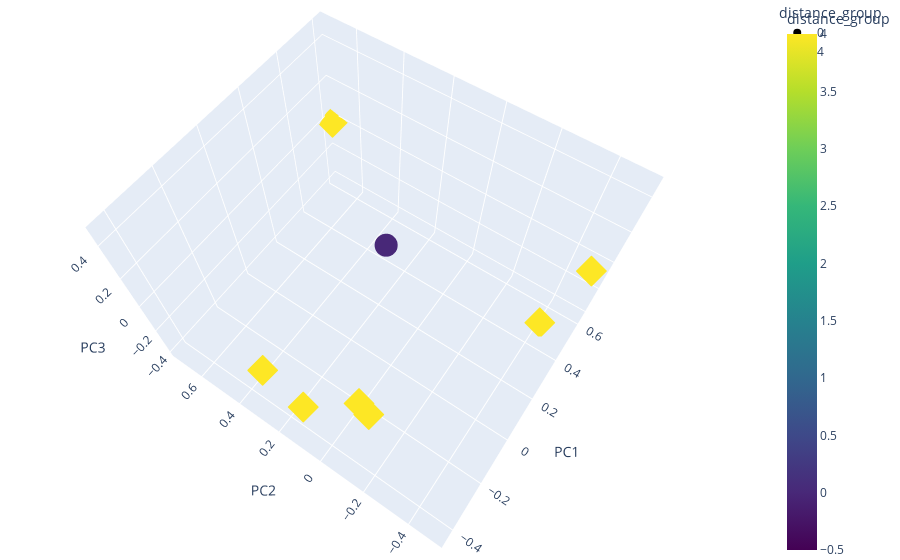

The notebook cell saved with this chart:
### Code cell
# Configure the trace.

fig = px.scatter_3d(new_pca_df,
    x='PC1',  # <-- Put your data instead
    y='PC2',  # <-- Put your data instead
    z='PC3',  # <-- Put your data instead
#   size='text_lenght',
    color='distance_group',
    symbol='distance_group',
    hover_name='title',
    color_continuous_scale=px.colors.sequential.Viridis
)

# av colors:
# colors:
# ['Alphabet',
#  'Antique',
#  'Bold',
#  'D3',
#  'Dark2',
#  'Dark24',
#  'G10',......]

fig.update_layout(margin=dict(l=0, r=0, b=0, t=0))

fig.show()

### Figure 1 — Plotly figure (JSON) as saved in the notebook; plotly's stock layout.template omitted (floating-point values rounded to 4 significant figures)
{"data": [{"hovertemplate": "<b>%{hovertext}</b><br><br>distance_group=%{marker.color}<br>PC1=%{x}<br>PC2=%{y}<br>PC3=%{z}<extra></extra>", "hovertext": ["Our Search"], "legendgroup": "0", "marker": {"color": [0], "coloraxis": "coloraxis", "symbol": "circle"}, "mode": "markers", "name": "0", "scene": "scene", "showlegend": true, "type": "scatter3d", "x": [-0.01567], "y": [0.02125], "z": [0.473]}, {"hovertemplate": "<b>%{hovertext}</b><br><br>distance_group=%{marker.color}<br>PC1=%{x}<br>PC2=%{y}<br>PC3=%{z}<extra></extra>", "hovertext": ["rnn", "attention", "mamba", "self", "xnet", "pca", "crispr-cas9"], "legendgroup": "4", "marker": {"color": [4, 4, 4, 4, 4, 4, 4], "coloraxis": "coloraxis", "symbol": "diamond"}, "mode": "markers", "name": "4", "scene": "scene", "showlegend": true, "type": "scatter3d", "x": [-0.3138, -0.4039, -0.4406, -0.2301, 0.2894, 0.5009, 0.6137], "y": [-0.0785, 0.1011, 0.1985, -0.05162, -0.5032, -0.4079, 0.7204], "z": [-0.03023, -0.1495, 0.1303, -0.4027, 0.4057, -0.4144, -0.01229]}], "layout": {"autosize": true, "coloraxis": {"colorbar": {"title": {"text": "distance_group"}}, "colorscale": [[0, "#440154"], [0.1111, "#482878"], [0.2222, "#3e4989"], [0.3333, "#31688e"], [0.4444, "#26828e"], [0.5556, "#1f9e89"], [0.6667, "#35b779"], [0.7778, "#6ece58"], [0.8889, "#b5de2b"], [1, "#fde725"]]}, "legend": {"title": {"text": "distance_group"}, "tracegroupgap": 0}, "margin": {"b": 0, "l": 0, "r": 0, "t": 0}, "scene": {"aspectmode": "auto", "aspectratio": {"x": 1.008, "y": 1.17, "z": 0.8483}, "camera": {"center": {"x": 0, "y": 0, "z": 0}, "eye": {"x": -0.8742, "y": -0.6042, "z": 1.886}, "projection": {"type": "perspective"}, "up": {"x": 0, "y": 0, "z": 1}}, "domain": {"x": [0, 1], "y": [0, 1]}, "xaxis": {"title": {"text": "PC1"}, "type": "linear"}, "yaxis": {"title": {"text": "PC2"}, "type": "linear"}, "zaxis": {"title": {"text": "PC3"}, "type": "linear"}}}}
